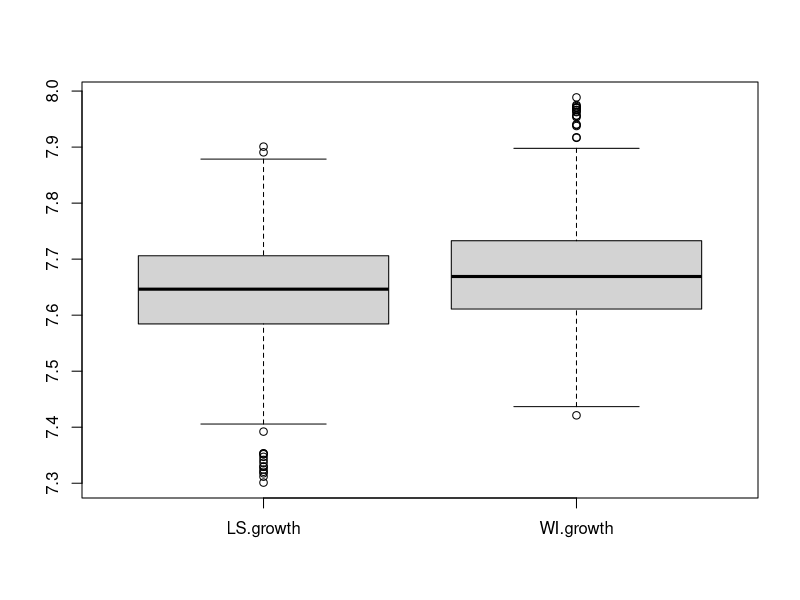
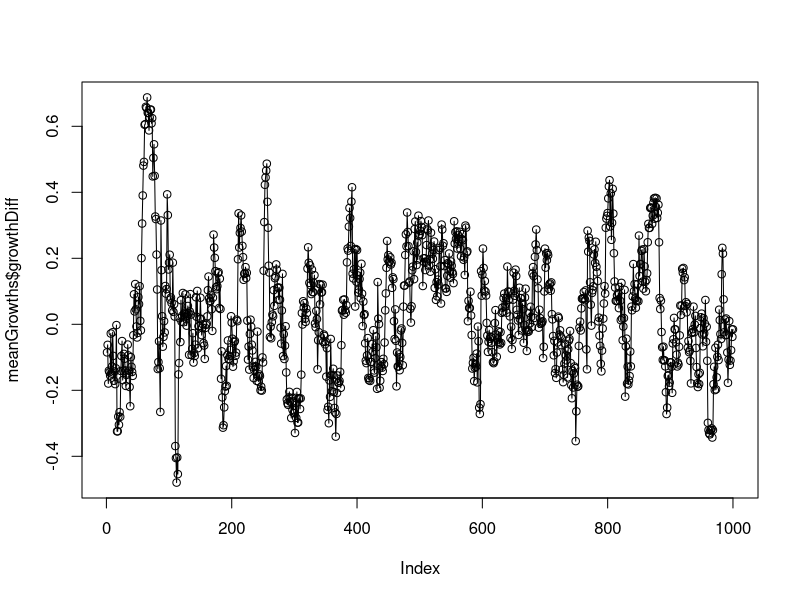
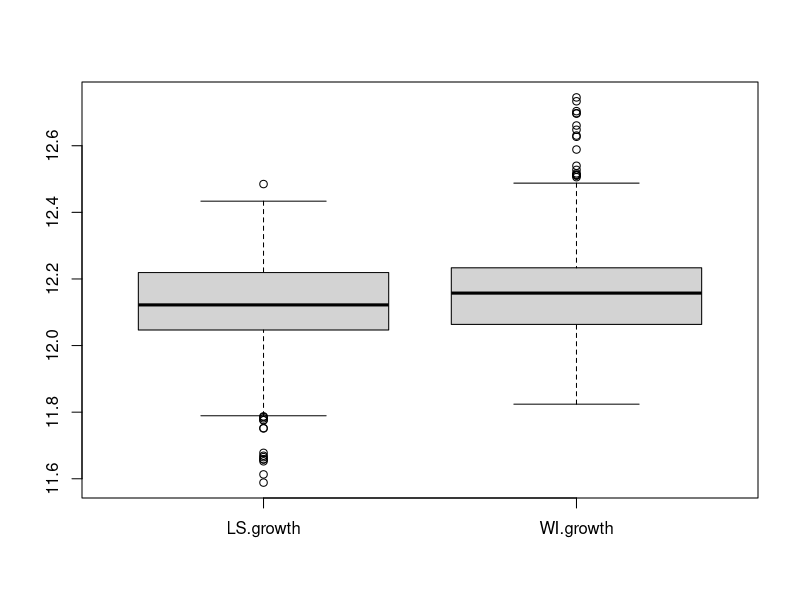
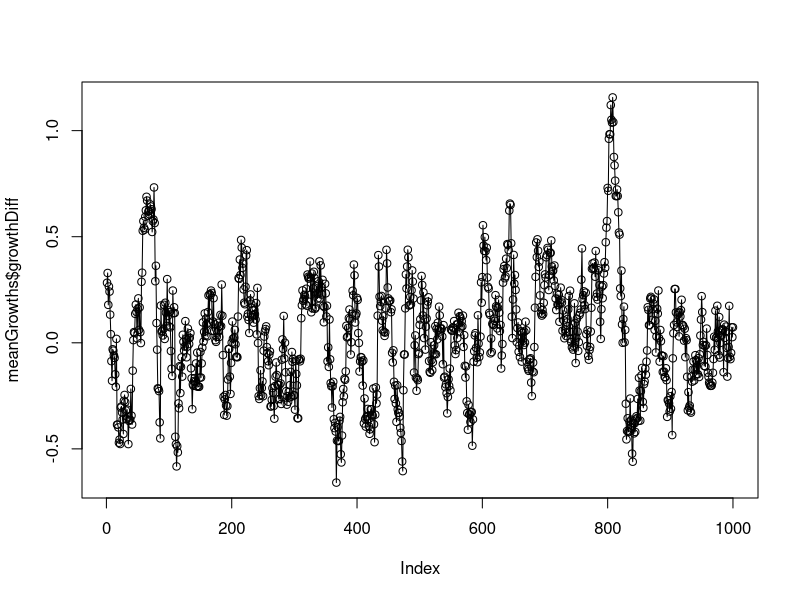
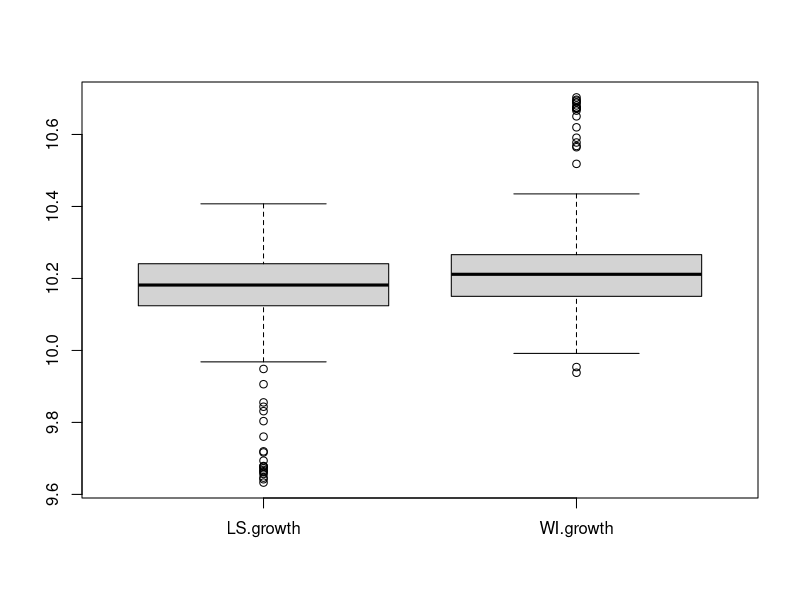
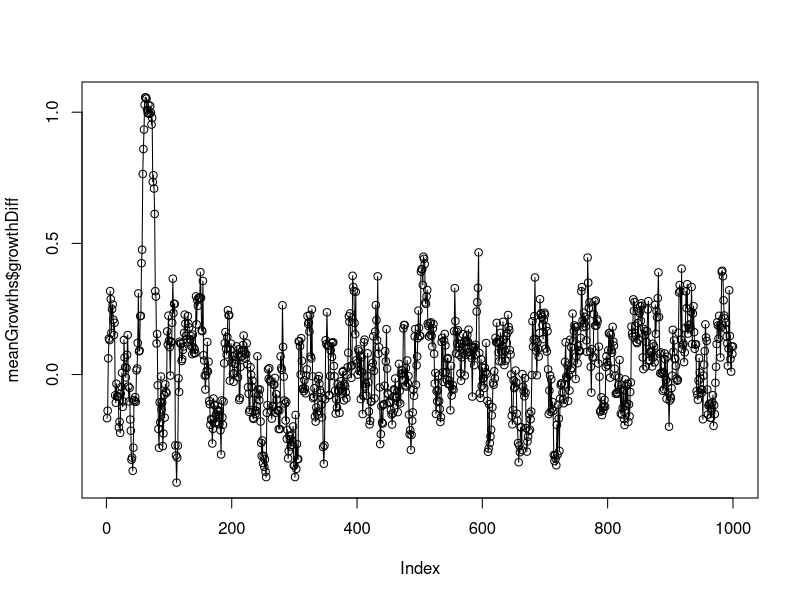
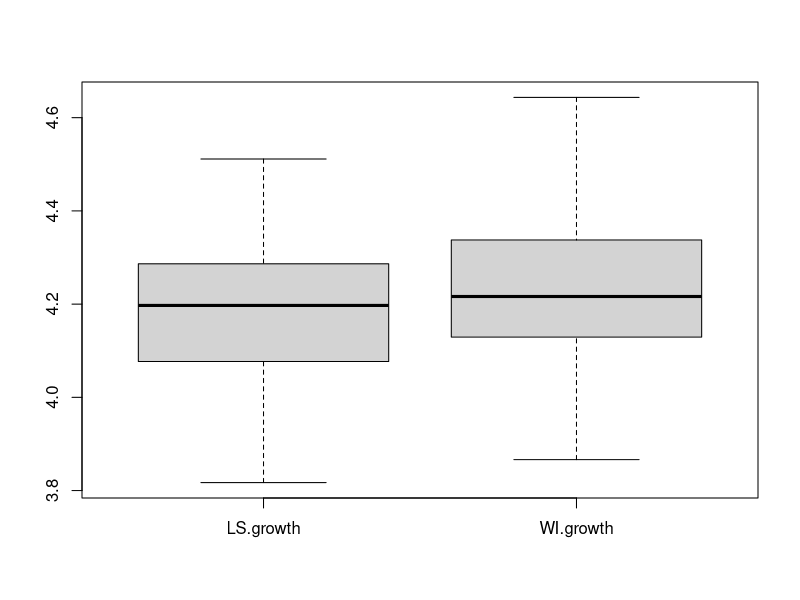
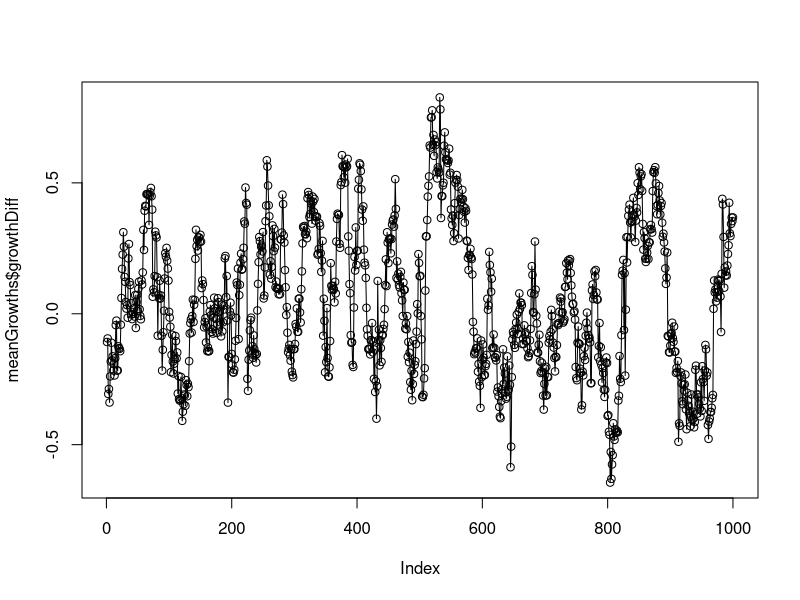

Write R code to recreate these figures, in order.
## ---- chunk 1
library(ggplot2)
library(data.table)
options(warn=-1)
## ---- chunk 2
marker <- read.delim("marker.txt")
growth <- read.delim("growth.txt")
#gene <- read.delim("gene.txt")
genotype <- read.delim("genotype.txt")
#expression <- read.delim("expression.txt")
  
setDT( marker )
setDT(growth )
#setDT(gene )
setDT(genotype )
#setDT(expression )
## ---- chunk 3
combinedMean <- merge(growth[, .('growth' = rowMeans(.SD,na.rm=TRUE)), by = strain], genotype)
combinedYPD      <- merge(growth[,c('strain','YPD')], genotype)
combinedYPD_BPS  <- merge(growth[,c('strain','YPD_BPS')], genotype)
combinedYPD_Rapa <- merge(growth[,c('strain','YPD_Rapa')], genotype)
combinedYPE      <- merge(growth[,c('strain','YPE')], genotype)
combinedYPMalt   <- merge(growth[,c('strain','YPMalt')], genotype)




calcGrowths <- function(combined) {
  colnames(combined)[2] <- "growth"
  markers <- vector()
  LS.growth <- vector()
  WI.growth <- vector()

  for(i in 1:1000) {
    markername = toString(marker[i,id])
    LS <- combined[get(markername)=='Lab strain',mean(growth,na.rm=TRUE),]
    WI <- combined[get(markername)=='Wild isolate',mean(growth,na.rm=TRUE),]
    markers <- c(markers, markername)
    LS.growth <- c(LS.growth, LS)
    WI.growth <- c(WI.growth, WI)
  }

  meanGrowths = data.frame(markers, LS.growth, WI.growth)
  setDT(meanGrowths)
  meanGrowths <- cbind(meanGrowths,meanGrowths[,3]-meanGrowths[,2])
  colnames(meanGrowths)[4] <- "growthDiff"
  meanGrowths
}
## ---- chunk 4
meanGrowths = calcGrowths(combinedMean)
boxplot(meanGrowths[,2:3])
plot(meanGrowths$growthDiff, type="o")
## ---- chunk 5
meanGrowths = calcGrowths(combinedYPD)
boxplot(meanGrowths[,2:3])
plot(meanGrowths$growthDiff, type="o")
## ---- chunk 6
meanGrowths = calcGrowths(combinedYPD_BPS)
boxplot(meanGrowths[,2:3])
plot(meanGrowths$growthDiff, type="o")
## ---- chunk 7
meanGrowths = calcGrowths(combinedYPD_Rapa)
boxplot(meanGrowths[,2:3])
plot(meanGrowths$growthDiff, type="o")
## ---- chunk 8
meanGrowths = calcGrowths(combinedYPE)
boxplot(meanGrowths[,2:3])
plot(meanGrowths$growthDiff, type="o")
## ---- chunk 9
meanGrowths = calcGrowths(combinedYPMalt)
boxplot(meanGrowths[,2:3])
plot(meanGrowths$growthDiff, type="o")
